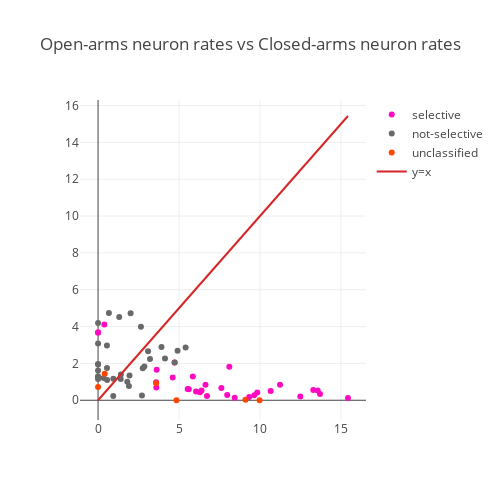

Write notebook code for a chart like this one.
### Code cell
import plotly
import plotly.graph_objs as go

# Create traces

# Plot selective neurons
trace0 = go.Scatter(
    x = [activity_rates_df.loc[neuron, "OpenArms_centerpoint"] for neuron in classified_neurons if classified_neurons[neuron] == "selective"],
    y = [activity_rates_df.loc[neuron, "ClosedArms_centerpoint"] for neuron in classified_neurons if classified_neurons[neuron] == "selective"],
    text = [neuron for neuron in classified_neurons if classified_neurons[neuron] == "selective"],
    mode = "markers",
    name = "selective",
    marker = dict(
        color = 'rgb(255, 10, 193)'
    )
)

# Plot not-selective neurons
trace1 = go.Scatter(
    x = [activity_rates_df.loc[neuron, "OpenArms_centerpoint"] for neuron in classified_neurons if classified_neurons[neuron] == "not-selective"],
    y = [activity_rates_df.loc[neuron, "ClosedArms_centerpoint"] for neuron in classified_neurons if classified_neurons[neuron] == "not-selective"],
    text = [neuron for neuron in classified_neurons if classified_neurons[neuron] == "not-selective"],
    mode = "markers",
    name = "not-selective",
    marker = dict(
        color = 'rgb(105, 105, 105)'
    )
)

# Plot unclassified neurons
trace2 = go.Scatter(
    x = [activity_rates_df.loc[neuron, "OpenArms_centerpoint"] for neuron in classified_neurons if classified_neurons[neuron] == "unclassified"],
    y = [activity_rates_df.loc[neuron, "ClosedArms_centerpoint"] for neuron in classified_neurons if classified_neurons[neuron] == "unclassified"],
    text = [neuron for neuron in classified_neurons if classified_neurons[neuron] == "unclassified"],
    mode = "markers",
    name = "unclassified",
    marker = dict(
        color = "rgb(255, 69, 0)"
    )
)

# Plot y=x line
trace3 = go.Scatter(
    x = np.linspace(0, max(activity_rates_df["OpenArms_centerpoint"].max(), activity_rates_df["ClosedArms_centerpoint"].max())),
    y = np.linspace(0, max(activity_rates_df["OpenArms_centerpoint"].max(), activity_rates_df["ClosedArms_centerpoint"].max())),
    mode = 'lines',
    name = 'y=x'
)

data = [trace0, trace1, trace2, trace3]
layout = go.Layout(
    width=500,
    height=500,
    title="Open-arms neuron rates vs Closed-arms neuron rates",
)
fig = go.Figure(data=data, layout=layout)

plotly.offline.iplot(fig)

### Figure 1 — Plotly figure (JSON) as saved in the notebook; plotly's stock layout.template omitted (floating-point values rounded to 4 significant figures)
{"data": [{"marker": {"color": "rgb(255, 10, 193)"}, "mode": "markers", "name": "selective", "text": ["neuron2", "neuron3", "neuron4", "neuron5", "neuron11", "neuron13", "neuron16", "neuron17", "neuron18", "neuron22", "neuron25", "neuron26", "neuron27", "neuron29", "neuron31", "neuron32", "neuron33", "neuron34", "neuron40", "neuron47", "neuron49", "neuron50", "neuron54", "neuron55", "neuron57", "neuron62", "neuron64", "neuron65", "neuron66", "neuron69"], "type": "scatter", "uid": "d46d0e", "x": [7.614, 6.29, 12.49, 7.974, 0.3879, 5.853, 8.437, 3.598, 0, 4.608, 11.24, 6.633, 3.584, 4.723, 15.43, 5.534, 0, 13.29, 3.618, 8.106, 9.833, 10.66, 13.71, 9.642, 6.049, 6.728, 5.603, 9.334, 6.391, 13.56], "y": [0.6603, 0.428, 0.199, 0.2798, 4.116, 1.287, 0.1421, 0.6937, 3.662, 1.232, 0.8481, 0.836, 0.9722, 2.052, 0.1223, 0.6052, 3.698, 0.5554, 1.65, 1.813, 0.4273, 0.498, 0.3327, 0.2719, 0.469, 0.2266, 0.5978, 0.1799, 0.5235, 0.5226]}, {"marker": {"color": "rgb(105, 105, 105)"}, "mode": "markers", "name": "not-selective", "text": ["neuron1", "neuron7", "neuron8", "neuron9", "neuron10", "neuron12", "neuron14", "neuron20", "neuron21", "neuron23", "neuron24", "neuron30", "neuron35", "neuron36", "neuron37", "neuron38", "neuron39", "neuron41", "neuron42", "neuron43", "neuron44", "neuron45", "neuron46", "neuron48", "neuron51", "neuron52", "neuron53", "neuron56", "neuron58", "neuron61", "neuron63", "neuron67", "neuron68"], "type": "scatter", "uid": "99f595", "x": [0, 2.759, 0.3431, 1.309, 2.711, 1.906, 2.648, 0, 0.9383, 4.134, 1.4, 0.5517, 0.9414, 3.917, 2.011, 0, 1.806, 0, 1.942, 4.909, 0, 0.5479, 5.407, 0.5593, 0, 1.409, 2.861, 4.735, 0.6698, 0, 3.09, 3.209, 0], "y": [4.196, 1.735, 1.204, 4.518, 0.2642, 0.7798, 3.994, 1.298, 0.2287, 2.269, 1.149, 1.747, 1.173, 2.888, 4.719, 3.083, 0.9985, 1.149, 1.344, 2.692, 1.252, 2.972, 2.866, 1.105, 1.941, 1.391, 1.832, 2.052, 4.735, 1.61, 2.655, 2.235, 1.971]}, {"marker": {"color": "rgb(255, 69, 0)"}, "mode": "markers", "name": "unclassified", "text": ["neuron6", "neuron15", "neuron19", "neuron28", "neuron59", "neuron60"], "type": "scatter", "uid": "3083c9", "x": [0.4122, 9.105, 0, 3.591, 4.841, 9.974], "y": [1.44, 0.02465, 0.7215, 0.9262, 0, 0]}, {"mode": "lines", "name": "y=x", "type": "scatter", "uid": "a0c1f6", "x": [0, 0.3149, 0.6298, 0.9448, 1.26, 1.575, 1.89, 2.204, 2.519, 2.834, 3.149, 3.464, 3.779, 4.094, 4.409, 4.724, 5.039, 5.354, 5.669, 5.983, 6.298, 6.613, 6.928, 7.243, 7.558, 7.873, 8.188, 8.503, 8.818, 9.133, 9.448, 9.763, 10.08, 10.39, 10.71, 11.02, 11.34, 11.65, 11.97, 12.28, 12.6, 12.91, 13.23, 13.54, 13.86, 14.17, 14.49, 14.8, 15.12, 15.43], "y": [0, 0.3149, 0.6298, 0.9448, 1.26, 1.575, 1.89, 2.204, 2.519, 2.834, 3.149, 3.464, 3.779, 4.094, 4.409, 4.724, 5.039, 5.354, 5.669, 5.983, 6.298, 6.613, 6.928, 7.243, 7.558, 7.873, 8.188, 8.503, 8.818, 9.133, 9.448, 9.763, 10.08, 10.39, 10.71, 11.02, 11.34, 11.65, 11.97, 12.28, 12.6, 12.91, 13.23, 13.54, 13.86, 14.17, 14.49, 14.8, 15.12, 15.43]}], "layout": {"height": 500, "title": "Open-arms neuron rates vs Closed-arms neuron rates", "width": 500, "xaxis": {"autorange": true, "range": [-1.121, 16.55], "type": "linear"}, "yaxis": {"autorange": true, "range": [-1.072, 16.3], "type": "linear"}}}
